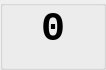
<?xml version="1.0" encoding="UTF-8"?>
<ui version="4.0">
 <class>GuidanceMeterBar</class>
 <widget class="QGroupBox" name="GuidanceMeterBar">
  <property name="geometry">
   <rect>
    <x>0</x>
    <y>0</y>
    <width>104</width>
    <height>70</height>
   </rect>
  </property>
  <property name="windowTitle">
   <string>GroupBox</string>
  </property>
  <layout class="QGridLayout" name="gridLayout">
   <property name="leftMargin">
    <number>0</number>
   </property>
   <property name="topMargin">
    <number>0</number>
   </property>
   <property name="rightMargin">
    <number>0</number>
   </property>
   <property name="bottomMargin">
    <number>0</number>
   </property>
   <property name="horizontalSpacing">
    <number>6</number>
   </property>
   <property name="verticalSpacing">
    <number>0</number>
   </property>
   <item row="0" column="0">
    <widget class="QLabel" name="lbMeter">
     <property name="sizePolicy">
      <sizepolicy hsizetype="Preferred" vsizetype="MinimumExpanding">
       <horstretch>0</horstretch>
       <verstretch>1</verstretch>
      </sizepolicy>
     </property>
     <property name="minimumSize">
      <size>
       <width>100</width>
       <height>0</height>
      </size>
     </property>
     <property name="font">
      <font>
       <family>Monospace</family>
       <pointsize>30</pointsize>
       <weight>75</weight>
       <bold>true</bold>
      </font>
     </property>
     <property name="focusPolicy">
      <enum>Qt::NoFocus</enum>
     </property>
     <property name="text">
      <string>0</string>
     </property>
     <property name="alignment">
      <set>Qt::AlignCenter</set>
     </property>
    </widget>
   </item>
   <item row="1" column="0">
    <widget class="QLabel" name="lbName">
     <property name="sizePolicy">
      <sizepolicy hsizetype="Preferred" vsizetype="Minimum">
       <horstretch>0</horstretch>
       <verstretch>0</verstretch>
      </sizepolicy>
     </property>
     <property name="text">
      <string/>
     </property>
     <property name="alignment">
      <set>Qt::AlignCenter</set>
     </property>
    </widget>
   </item>
  </layout>
 </widget>
 <resources/>
 <connections/>
</ui>
